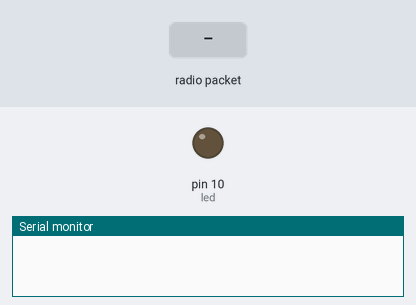
Bench run of a sketch on a simulated Arduino Uno, built with avr-gcc and run on an emulated ATmega328P. On the bench: output pins drawn as LEDs (lit = HIGH), the last lines printed to the serial monitor. The test bench sets the inputs (shaded band). No radio packets arrive unless stated.

Above: at 1.2 s.
1.3 s: radio packet "muda_led" arrives
At 2.6 s:
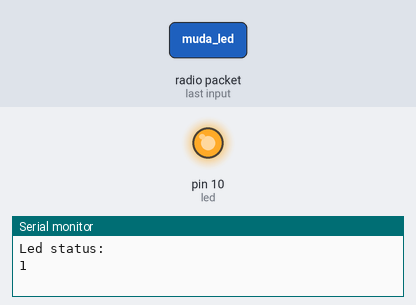
Timing chart, 0 to 4.3 s (numbered marks = the images above; inputs shaded):
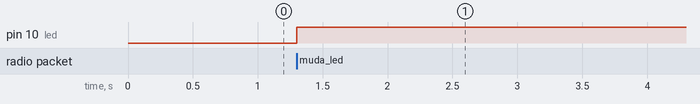

The sketch:

receiver.ino
```cpp
#include <RH_ASK.h>
#include <SPI.h>

RH_ASK driver;
const int led = 10;
bool statusLed = 0;

void setup() {
  pinMode(led, OUTPUT);
  Serial.begin(9600);
  if (!driver.init()){
    Serial.println("Iniciação falhou");
  }
}

void loop() {
  uint8_t buf[10];
  uint8_t buflen = sizeof(buf);

  if (driver.recv(buf, &buflen)){
    int i;
    String cleanInput = String((char*)buf).substring(0,10);

    if(cleanInput == "muda_led"){
      if (statusLed == 0){
        digitalWrite(led, HIGH);
        statusLed = 1;
        Serial.println("Led status:");
        Serial.print(statusLed);
      }
      else {
        digitalWrite(led, LOW);
        statusLed = 0;
        Serial.println("Led status:");
        Serial.print(statusLed);
      }
    }
  }
}
```

Measured:
- after the input at 1.3 s, pin 10 (led): LOW → HIGH at once
